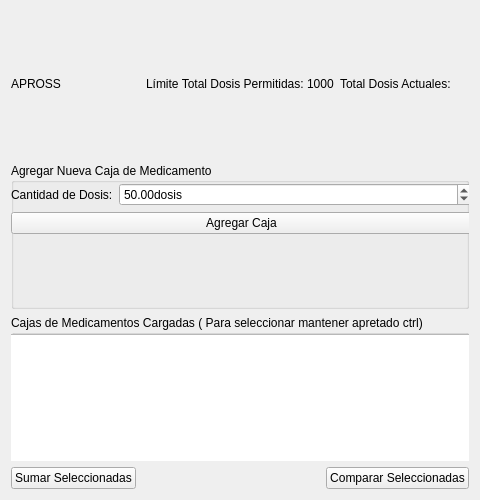
<?xml version="1.0" encoding="UTF-8"?>
<ui version="4.0">
 <class>GestionMedicamentosWidget</class>
 <widget class="QWidget" name="GestionMedicamentosWidget">
  <property name="geometry">
   <rect>
    <x>0</x>
    <y>0</y>
    <width>480</width>
    <height>500</height>
   </rect>
  </property>
  <property name="windowTitle">
   <string>GestionMedicamentosWidget</string>
  </property>
  <layout class="QGridLayout" name="gridLayout">
   <item row="1" column="0">
    <layout class="QVBoxLayout" name="verticalLayout">
     <item>
      <layout class="QHBoxLayout" name="horizontalLayout">
       <item>
        <widget class="QLabel" name="lblObraSocial">
         <property name="text">
          <string>APROSS</string>
         </property>
        </widget>
       </item>
       <item>
        <widget class="QLabel" name="lblLimiteDosis">
         <property name="text">
          <string>Límite Total Dosis Permitidas: 1000</string>
         </property>
        </widget>
       </item>
       <item>
        <widget class="QLabel" name="lblTotalDosis">
         <property name="text">
          <string>Total Dosis Actuales:</string>
         </property>
        </widget>
       </item>
      </layout>
     </item>
     <item>
      <widget class="QGroupBox" name="gbIngreso">
       <property name="title">
        <string>Agregar Nueva Caja de Medicamento</string>
       </property>
       <widget class="QWidget" name="formLayoutWidget">
        <property name="geometry">
         <rect>
          <x>0</x>
          <y>20</y>
          <width>461</width>
          <height>221</height>
         </rect>
        </property>
        <layout class="QFormLayout" name="formLayout">
         <item row="0" column="0">
          <widget class="QLabel" name="label">
           <property name="text">
            <string>Cantidad de Dosis:</string>
           </property>
          </widget>
         </item>
         <item row="0" column="1">
          <widget class="QDoubleSpinBox" name="dspDosisIngreso">
           <property name="suffix">
            <string>dosis</string>
           </property>
           <property name="minimum">
            <double>1.000000000000000</double>
           </property>
           <property name="maximum">
            <double>1000.000000000000000</double>
           </property>
           <property name="singleStep">
            <double>1.000000000000000</double>
           </property>
           <property name="value">
            <double>50.000000000000000</double>
           </property>
          </widget>
         </item>
         <item row="1" column="0" colspan="2">
          <widget class="QPushButton" name="btnAgregar">
           <property name="text">
            <string>Agregar Caja</string>
           </property>
          </widget>
         </item>
        </layout>
       </widget>
      </widget>
     </item>
     <item>
      <widget class="QGroupBox" name="gbLista">
       <property name="title">
        <string>Cajas de Medicamentos Cargadas ( Para seleccionar mantener apretado ctrl)</string>
       </property>
       <widget class="QWidget" name="gridLayoutWidget">
        <property name="geometry">
         <rect>
          <x>-1</x>
          <y>19</y>
          <width>461</width>
          <height>141</height>
         </rect>
        </property>
        <layout class="QGridLayout" name="gridLayout_2">
         <item row="0" column="0">
          <widget class="QListWidget" name="lwCajas">
           <property name="selectionMode">
            <enum>QAbstractItemView::SelectionMode::ExtendedSelection</enum>
           </property>
          </widget>
         </item>
        </layout>
       </widget>
      </widget>
     </item>
     <item>
      <layout class="QHBoxLayout" name="horizontalLayout_3">
       <item>
        <widget class="QPushButton" name="btnSumar">
         <property name="text">
          <string>Sumar Seleccionadas</string>
         </property>
        </widget>
       </item>
       <item>
        <spacer name="horizontalSpacer">
         <property name="orientation">
          <enum>Qt::Orientation::Horizontal</enum>
         </property>
         <property name="sizeHint" stdset="0">
          <size>
           <width>40</width>
           <height>20</height>
          </size>
         </property>
        </spacer>
       </item>
       <item>
        <widget class="QPushButton" name="btnComparar">
         <property name="text">
          <string>Comparar Seleccionadas</string>
         </property>
        </widget>
       </item>
      </layout>
     </item>
    </layout>
   </item>
  </layout>
 </widget>
 <resources/>
 <connections/>
</ui>
